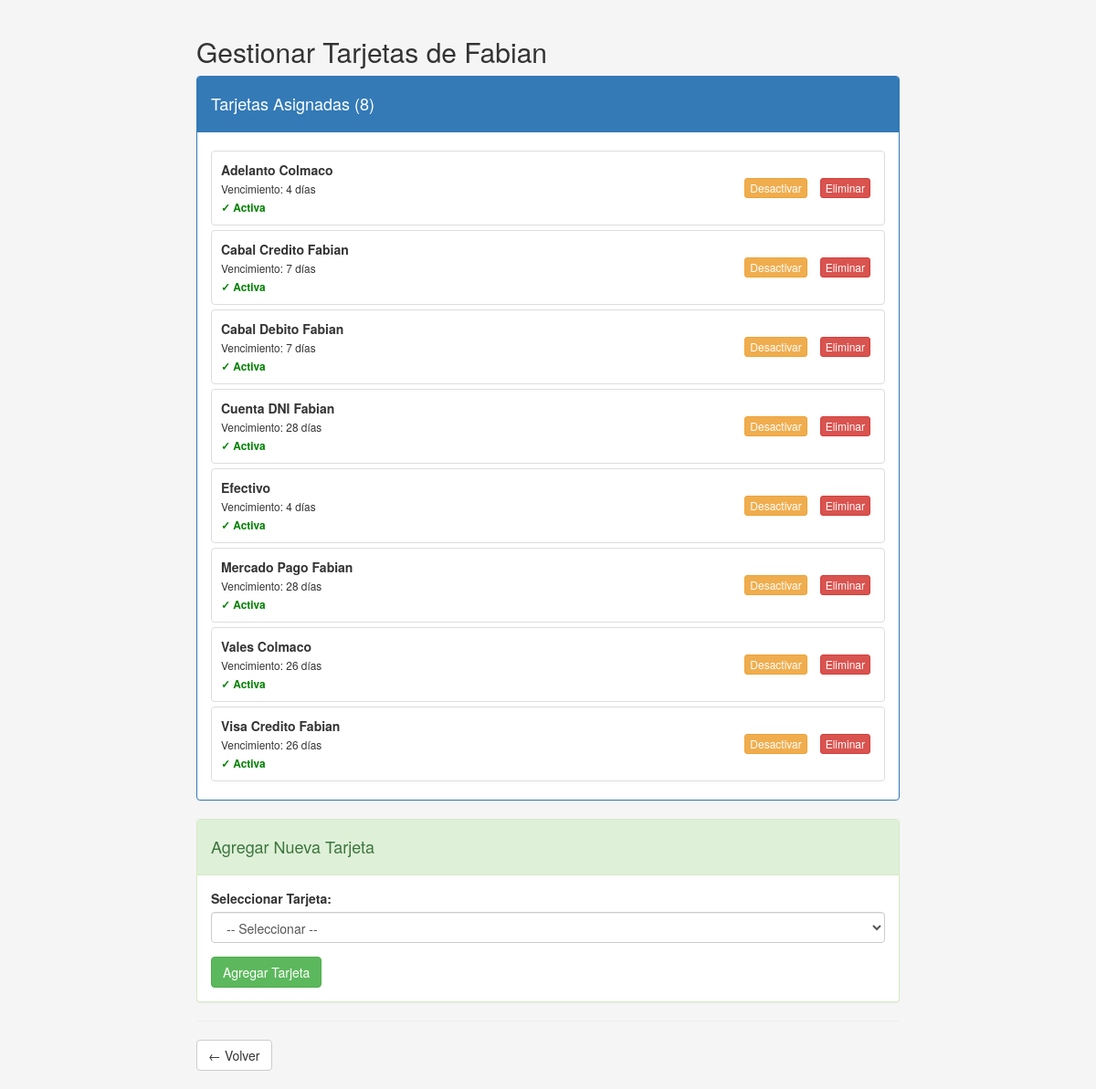
/COMPRAS/gestionar_tarjetas_ui.php, run on the app's committed database.
### tables this page shows
CREATE TABLE IF NOT EXISTS `usuario_tarjetas` (
  `id` int(11) NOT NULL AUTO_INCREMENT PRIMARY KEY,
  `usuario_id` int(11) NOT NULL,
  `tarjeta` int(2) NOT NULL,
  `activa` tinyint(1) DEFAULT 1 COMMENT '1 = activa, 0 = inactiva',
  `fecha_agregada` timestamp DEFAULT CURRENT_TIMESTAMP,
  `notas` varchar(255) DEFAULT NULL,
  UNIQUE KEY `usuario_tarjeta` (`usuario_id`, `tarjeta`)
);

CREATE TABLE `formas_pago` (
  `tarjeta` int(2) NOT NULL,
  `fechacierre` int(2) NOT NULL,
  `vto` int(2) NOT NULL,
  `descripcion` varchar(30) NOT NULL,
  `tope` int(5) NOT NULL,
  `credito` tinyint(1) NOT NULL
);

### COMPRAS/gestionar_tarjetas.php (called while the page is built, shortened)
<?php
function obtener_tarjetas_usuario($usuario_id, $link)
{
    $sql = "SELECT ut.id, ut.usuario_id, ut.tarjeta, ut.activa, ut.fecha_agregada, ut.notas,
                   fp.descripcion, fp.vto, fp.tope, fp.credito
            FROM usuario_tarjetas ut
            JOIN formas_pago fp ON ut.tarjeta = fp.tarjeta
            WHERE ut.usuario_id = ?
            ORDER BY ut.activa DESC, fp.descripcion ASC";
    $stmt = mysqli_prepare($link, $sql);
    mysqli_stmt_bind_param($stmt, "i", $usuario_id);
    mysqli_stmt_execute($stmt);
    $result = mysqli_stmt_get_result($stmt);
    $tarjetas = array();
    while ($row = mysqli_fetch_array($result, MYSQLI_ASSOC)) {
        $tarjetas[] = $row;
    }
    return $tarjetas;
}
?>

### COMPRAS/gestionar_tarjetas_ui.php (the view, shortened to what this page needs)
<?php
include("../conexion_compras.php");
$link = mysqli_connect($host, $usuario, $clave, $bd);
include("gestionar_tarjetas.php");
$usuario_nombre = isset($_GET['user']) ? $_GET['user'] : 'fabian';
$usuarios_map = array(
    'fabian' => 8,
    'Fabian-compras' => 8,
    'Denise' => 5,
    'denise' => 5,
    'Pabla' => 6,
    'pabla' => 6,
    'Lucia' => 7,
    'lucia' => 7
);
$usuario_id = isset($usuarios_map[$usuario_nombre]) ? $usuarios_map[$usuario_nombre] : 0;
$tarjetas_usuario = obtener_tarjetas_usuario($usuario_id, $link);
?>
<!DOCTYPE html>
<html lang="es">
<head>
    <link rel="stylesheet" href="css/bootstrap.min.css">
</head>
<body>
    <div class="container">
        <h2>Gestionar Tarjetas de <?php echo ucfirst($usuario_nombre); ?></h2>
        <div class="panel panel-primary">
            <div class="panel-heading">
                <h4>Tarjetas Asignadas (<?php echo count($tarjetas_usuario); ?>)</h4>
            </div>
            <div class="panel-body">
                <?php if (count($tarjetas_usuario) > 0): ?>
                    <?php foreach ($tarjetas_usuario as $t): ?>
                        <div class="tarjeta-item">
                            <div class="tarjeta-nombre">
                                <strong><?php echo $t['descripcion']; ?></strong>
                                <br>
                                <small>Vencimiento: <?php echo $t['vto']; ?> días</small>
                                <br>
                                <small class="<?php echo ($t['activa'] == 1) ? 'tarjeta-activa' : 'tarjeta-inactiva'; ?>">
                                    <?php echo ($t['activa'] == 1) ? '✓ Activa' : '✗ Inactiva'; ?>
                                </small>
                            </div>
                            <div>
                                <button class="btn btn-xs btn-warning btn-accion"
                                    onclick="cambiarEstado(<?php echo $t['id']; ?>, <?php echo (1 - $t['activa']); ?>)">
                                    <?php echo ($t['activa'] == 1) ? 'Desactivar' : 'Activar'; ?>
                                </button>
                                <button class="btn btn-xs btn-danger btn-accion"
                                    onclick="eliminarTarjeta(<?php echo $t['id']; ?>)">
                                    Eliminar
                                </button>
                            </div>
                        </div>
                    <?php endforeach; ?>
                <?php else: ?>
                    <p class="text-muted">Ninguna tarjeta asignada aún</p>
                <?php endif; ?>
            </div>
        </div>
        <div class="panel panel-success">
            <div class="panel-heading">
                <h4>Agregar Nueva Tarjeta</h4>
            </div>
            <div class="panel-body">
                <form id="formAgregar">
                    <div class="form-group">
                        <label for="tarjeta_id">Seleccionar Tarjeta:</label>
                        <select id="tarjeta_id" name="tarjeta_id" class="form-control" required>
                            <option value="">-- Seleccionar --</option>
                        </select>
                    </div>
                    <button type="button" class="btn btn-success" onclick="agregarTarjeta()">
                        Agregar Tarjeta
                    </button>
                </form>
            </div>
        </div>
        <hr>
        <a href="javascript:history.back()" class="btn btn-default">← Volver</a>
    </div>
</body>
</html>

### COMPRAS/gestionar_tarjetas_ui.php (style rules this page uses)
body { padding: 20px; background-color: #f5f5f5; }
.container { max-width: 800px; }
.tarjeta-item { display: flex; flex-wrap: wrap; justify-content: space-between; align-items: center; gap: 10px; padding: 10px; border: 1px solid #ddd; margin: 5px 0; background: white; border-radius: 4px; }
.tarjeta-nombre { flex-grow: 1; min-width: 150px; }
.tarjeta-activa { color: green; font-weight: bold; }
.btn-accion { margin: 0 5px; }

### data on the page
usuario_tarjetas: formas_pago.descripcion "Adelanto Colmaco", formas_pago.vto "4", activa "✓ Activa"
usuario_tarjetas: formas_pago.descripcion "Cabal Credito Fabian", formas_pago.vto "7", activa "✓ Activa"
usuario_tarjetas: formas_pago.descripcion "Cabal Debito Fabian", formas_pago.vto "7", activa "✓ Activa"
usuario_tarjetas: formas_pago.descripcion "Cuenta DNI Fabian", formas_pago.vto "28", activa "✓ Activa"
usuario_tarjetas: formas_pago.descripcion "Efectivo", formas_pago.vto "4", activa "✓ Activa"
usuario_tarjetas: formas_pago.descripcion "Mercado Pago Fabian", formas_pago.vto "28", activa "✓ Activa"
usuario_tarjetas: formas_pago.descripcion "Vales Colmaco", formas_pago.vto "26", activa "✓ Activa"
usuario_tarjetas: formas_pago.descripcion "Visa Credito Fabian", formas_pago.vto "26", activa "✓ Activa"

### other printed values
$usuario_nombre "Fabian"
count($tarjetas_usuario) "8"
